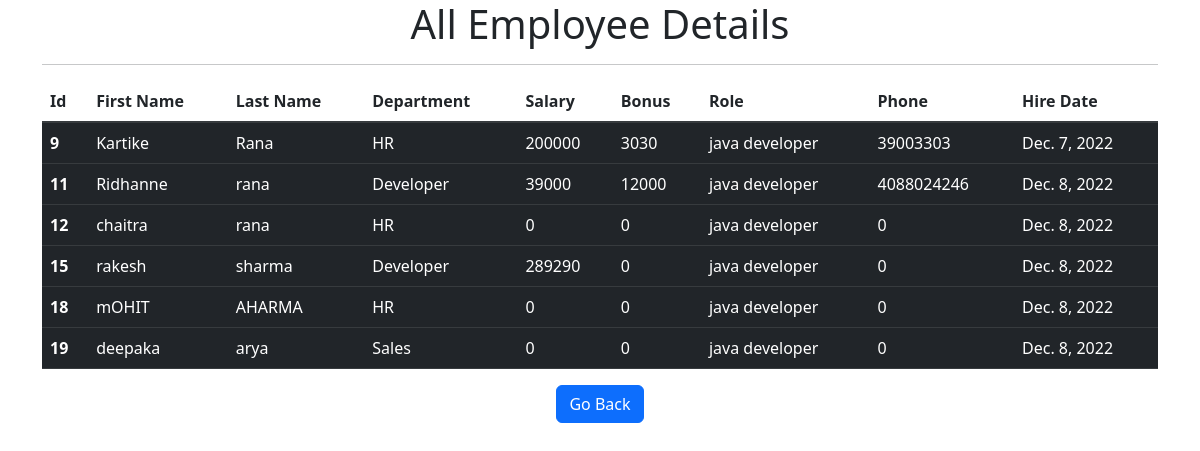
Page /all_emp/ on the committed database.
### emp_app/models.py (models this page shows, shortened)
class Employee(models.Model):
    first_name=models.CharField(max_length=20,null=False)
    last_name=models.CharField(max_length=20)
    dept=models.ForeignKey(Department,on_delete=models.CASCADE)
    salary=models.IntegerField(default=0)
    bonus=models.IntegerField(default=0)
    role=models.ForeignKey(Role,on_delete=models.CASCADE)
    phone=models.IntegerField(default=0)
    hire_date=models.DateField()

class Department(models.Model):
    dept_name=models.CharField(max_length=50,null=False)
    location=models.CharField(max_length=50)

class Role(models.Model):
    name=models.CharField(max_length=100,null=False)#,validators=[validate_name])

### emp_app/views.py (the view)
# urls.py: path('all_emp/',views.all_emp),
def all_emp(request):
    emps=Employee.objects.all()
    context={
        'emps':emps
    }
    return render(request,"all_emp.html",context)

### emp_app/templates/all_emp.html (shortened to what this page needs)
<!DOCTYPE html>
<html lang="en">
<head>
    <link rel="stylesheet" href="https://cdn.jsdelivr.net/npm/bootstrap@5.2.3/dist/css/bootstrap.rtl.min.css">
</head>
<body>
    <div class="container" align="center">
        <h1>All Employee Details</h1>
        <hr>
        <table class="table">
            <thead>
              <tr>
                <th scope="col">Id</th>
                <th scope="col">First Name</th>
                <th scope="col">Last Name</th>
                <th scope="col">Department</th>
                <th scope="col">Salary</th>
                <th scope="col">Bonus</th>
                <th scope="col">Role</th>
                <th scope="col">Phone</th>
                <th scope="col">Hire Date</th>
              </tr>
            </thead>
            <tbody class="table table-dark table-group-divider">
            {% for i in emps %}
              <tr>
                <th scope="row">{{i.id}}</th>
                <td>{{i.first_name}}</td>
                <td>{{i.last_name}}</td>
                <td>{{i.dept.dept_name}}</td>
                <td>{{i.salary}}</td>
                <td>{{i.bonus}}</td>
                <td>{{i.role.name}}</td>
                <td>{{i.phone}}</td>
                <td>{{i.hire_date}}</td>
              </tr>
              {% endfor %}
            </tbody>
          </table>
          <a class="btn btn-primary"href="javascript:history.go(-1)">Go Back</a>
    </div>
</body>
</html>

### rows in the picture
Employee: id "9", first_name "Kartike", last_name "Rana", dept.dept_name "HR", salary "200000", bonus "3030", role.name "java developer", phone "39003303", hire_date "Dec. 7, 2022"
Employee: id "11", first_name "Ridhanne", last_name "rana", dept.dept_name "Developer", salary "39000", bonus "12000", role.name "java developer", phone "4088024246", hire_date "Dec. 8, 2022"
Employee: id "12", first_name "chaitra", last_name "rana", dept.dept_name "HR", salary "0", bonus "0", role.name "java developer", phone "0", hire_date "Dec. 8, 2022"
Employee: id "15", first_name "rakesh", last_name "sharma", dept.dept_name "Developer", salary "289290", bonus "0", role.name "java developer", phone "0", hire_date "Dec. 8, 2022"
Employee: id "18", first_name "mOHIT", last_name "AHARMA", dept.dept_name "HR", salary "0", bonus "0", role.name "java developer", phone "0", hire_date "Dec. 8, 2022"
Employee: id "19", first_name "deepaka", last_name "arya", dept.dept_name "Sales", salary "0", bonus "0", role.name "java developer", phone "0", hire_date "Dec. 8, 2022"
